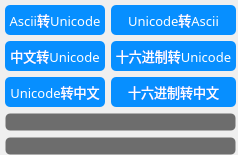
                    <widget class="QWidget" name="page_19">
                     <layout class="QVBoxLayout" name="verticalLayout_15">
                      <property name="leftMargin">
                       <number>5</number>
                      </property>
                      <property name="topMargin">
                       <number>5</number>
                      </property>
                      <property name="rightMargin">
                       <number>2</number>
                      </property>
                      <property name="bottomMargin">
                       <number>0</number>
                      </property>
                      <item>
                       <widget class="QWidget" name="gridWidget" native="true">
                        <property name="maximumSize">
                         <size>
                          <width>16777215</width>
                          <height>120</height>
                         </size>
                        </property>
                        <layout class="QGridLayout" name="gridLayout">
                         <property name="leftMargin">
                          <number>0</number>
                         </property>
                         <property name="topMargin">
                          <number>0</number>
                         </property>
                         <property name="rightMargin">
                          <number>0</number>
                         </property>
                         <property name="bottomMargin">
                          <number>0</number>
                         </property>
                         <item row="1" column="0">
                          <widget class="QToolButton" name="toolButton_cn2Unicode">
                           <property name="sizePolicy">
                            <sizepolicy hsizetype="Expanding" vsizetype="Expanding">
                             <horstretch>0</horstretch>
                             <verstretch>0</verstretch>
                            </sizepolicy>
                           </property>
                           <property name="minimumSize">
                            <size>
                             <width>0</width>
                             <height>30</height>
                            </size>
                           </property>
                           <property name="maximumSize">
                            <size>
                             <width>16777215</width>
                             <height>30</height>
                            </size>
                           </property>
                           <property name="font">
                            <font>
                             <family>OPPOSans B</family>
                             <pointsize>10</pointsize>
                             <stylestrategy>PreferAntialias</stylestrategy>
                            </font>
                           </property>
                           <property name="styleSheet">
                            <string notr="true">QToolButton {
	color: rgb(255, 255, 255);
	background-color: rgb(7, 143, 255);
	border-radius: 5px;
}

QToolButton::menu-indicator { 
	image: None;
}

 
QToolButton:hover {
	color: rgb(255, 255, 255);
	background-color: rgb(7, 143, 255);
}</string>
                           </property>
                           <property name="text">
                            <string>中文转Unicode</string>
                           </property>
                          </widget>
                         </item>
                         <item row="2" column="0">
                          <widget class="QToolButton" name="toolButton_3">
                           <property name="sizePolicy">
                            <sizepolicy hsizetype="Expanding" vsizetype="Expanding">
                             <horstretch>0</horstretch>
                             <verstretch>0</verstretch>
                            </sizepolicy>
                           </property>
                           <property name="minimumSize">
                            <size>
                             <width>0</width>
                             <height>30</height>
                            </size>
                           </property>
                           <property name="maximumSize">
                            <size>
                             <width>16777215</width>
                             <height>30</height>
                            </size>
                           </property>
                           <property name="font">
                            <font>
                             <family>OPPOSans B</family>
                             <pointsize>10</pointsize>
                             <stylestrategy>PreferAntialias</stylestrategy>
                            </font>
                           </property>
                           <property name="styleSheet">
                            <string notr="true">QToolButton {
	color: rgb(255, 255, 255);
	background-color: rgb(7, 143, 255);
	border-radius: 5px;
}

QToolButton::menu-indicator { 
	image: None;
}

 
QToolButton:hover {
	color: rgb(255, 255, 255);
	background-color: rgb(7, 143, 255);
}</string>
                           </property>
                           <property name="text">
                            <string>Unicode转中文</string>
                           </property>
                          </widget>
                         </item>
                         <item row="0" column="0">
                          <widget class="QToolButton" name="toolButton_ascii2unicode">
                           <property name="sizePolicy">
                            <sizepolicy hsizetype="Expanding" vsizetype="Expanding">
                             <horstretch>0</horstretch>
                             <verstretch>0</verstretch>
                            </sizepolicy>
                           </property>
                           <property name="minimumSize">
                            <size>
                             <width>0</width>
                             <height>30</height>
                            </size>
                           </property>
                           <property name="maximumSize">
                            <size>
                             <width>16777215</width>
                             <height>30</height>
                            </size>
                           </property>
                           <property name="font">
                            <font>
                             <family>OPPOSans B</family>
                             <pointsize>10</pointsize>
                             <stylestrategy>PreferAntialias</stylestrategy>
                            </font>
                           </property>
                           <property name="styleSheet">
                            <string notr="true">QToolButton {
	color: rgb(255, 255, 255);
	background-color: rgb(7, 143, 255);
	border-radius: 5px;
}

QToolButton::menu-indicator { 
	image: None;
}

 
QToolButton:hover {
	color: rgb(255, 255, 255);
	background-color: rgb(7, 143, 255);
}</string>
                           </property>
                           <property name="text">
                            <string>Ascii转Unicode</string>
                           </property>
                          </widget>
                         </item>
                         <item row="0" column="1">
                          <widget class="QToolButton" name="toolButton_unicode2ascii">
                           <property name="sizePolicy">
                            <sizepolicy hsizetype="Expanding" vsizetype="Expanding">
                             <horstretch>0</horstretch>
                             <verstretch>0</verstretch>
                            </sizepolicy>
                           </property>
                           <property name="minimumSize">
                            <size>
                             <width>0</width>
                             <height>30</height>
                            </size>
                           </property>
                           <property name="maximumSize">
                            <size>
                             <width>16777215</width>
                             <height>30</height>
                            </size>
                           </property>
                           <property name="font">
                            <font>
                             <family>OPPOSans B</family>
                             <pointsize>10</pointsize>
                             <stylestrategy>PreferAntialias</stylestrategy>
                            </font>
                           </property>
                           <property name="styleSheet">
                            <string notr="true">QToolButton {
	color: rgb(255, 255, 255);
	background-color: rgb(7, 143, 255);
	border-radius: 5px;
}

QToolButton::menu-indicator { 
	image: None;
}

 
QToolButton:hover {
	color: rgb(255, 255, 255);
	background-color: rgb(7, 143, 255);
}</string>
                           </property>
                           <property name="text">
                            <string>Unicode转Ascii</string>
                           </property>
                          </widget>
                         </item>
                         <item row="1" column="1">
                          <widget class="QToolButton" name="toolButton_hex2unicode">
                           <property name="sizePolicy">
                            <sizepolicy hsizetype="Expanding" vsizetype="Expanding">
                             <horstretch>0</horstretch>
                             <verstretch>0</verstretch>
                            </sizepolicy>
                           </property>
                           <property name="minimumSize">
                            <size>
                             <width>0</width>
                             <height>30</height>
                            </size>
                           </property>
                           <property name="maximumSize">
                            <size>
                             <width>16777215</width>
                             <height>30</height>
                            </size>
                           </property>
                           <property name="font">
                            <font>
                             <family>OPPOSans B</family>
                             <pointsize>10</pointsize>
                             <stylestrategy>PreferAntialias</stylestrategy>
                            </font>
                           </property>
                           <property name="styleSheet">
                            <string notr="true">QToolButton {
	color: rgb(255, 255, 255);
	background-color: rgb(7, 143, 255);
	border-radius: 5px;
}

QToolButton::menu-indicator { 
	image: None;
}

 
QToolButton:hover {
	color: rgb(255, 255, 255);
	background-color: rgb(7, 143, 255);
}</string>
                           </property>
                           <property name="text">
                            <string>十六进制转Unicode</string>
                           </property>
                          </widget>
                         </item>
                         <item row="2" column="1">
                          <widget class="QToolButton" name="toolButton_hex2cn">
                           <property name="sizePolicy">
                            <sizepolicy hsizetype="Expanding" vsizetype="Expanding">
                             <horstretch>0</horstretch>
                             <verstretch>0</verstretch>
                            </sizepolicy>
                           </property>
                           <property name="minimumSize">
                            <size>
                             <width>0</width>
                             <height>30</height>
                            </size>
                           </property>
                           <property name="maximumSize">
                            <size>
                             <width>16777215</width>
                             <height>30</height>
                            </size>
                           </property>
                           <property name="font">
                            <font>
                             <family>OPPOSans B</family>
                             <pointsize>10</pointsize>
                             <stylestrategy>PreferAntialias</stylestrategy>
                            </font>
                           </property>
                           <property name="styleSheet">
                            <string notr="true">QToolButton {
	color: rgb(255, 255, 255);
	background-color: rgb(7, 143, 255);
	border-radius: 5px;
}

QToolButton::menu-indicator { 
	image: None;
}

 
QToolButton:hover {
	color: rgb(255, 255, 255);
	background-color: rgb(7, 143, 255);
}</string>
                           </property>
                           <property name="text">
                            <string>十六进制转中文</string>
                           </property>
                          </widget>
                         </item>
                        </layout>
                       </widget>
                      </item>
                      <item>
                       <widget class="QLineEdit" name="lineEdit_encoding_in">
                        <property name="sizePolicy">
                         <sizepolicy hsizetype="Expanding" vsizetype="Expanding">
                          <horstretch>0</horstretch>
                          <verstretch>0</verstretch>
                         </sizepolicy>
                        </property>
                        <property name="styleSheet">
                         <string notr="true">background-color: rgb(25, 25, 25, 155);
border: 1px solid rgba(255, 255, 255, 0);
border-radius: 5px;
padding-left:10px;
padding-right:10px;</string>
                        </property>
                        <property name="alignment">
                         <set>Qt::AlignLeading|Qt::AlignLeft|Qt::AlignTop</set>
                        </property>
                       </widget>
                      </item>
                      <item>
                       <widget class="QLineEdit" name="lineEdit_encoding_out">
                        <property name="sizePolicy">
                         <sizepolicy hsizetype="Expanding" vsizetype="Expanding">
                          <horstretch>0</horstretch>
                          <verstretch>0</verstretch>
                         </sizepolicy>
                        </property>
                        <property name="styleSheet">
                         <string notr="true">background-color: rgb(25, 25, 25, 155);
border: 1px solid rgba(255, 255, 255, 0);
border-radius: 5px;
padding-left:10px;
padding-right:10px;</string>
                        </property>
                        <property name="alignment">
                         <set>Qt::AlignLeading|Qt::AlignLeft|Qt::AlignTop</set>
                        </property>
                       </widget>
                      </item>
                     </layout>
                    </widget>
